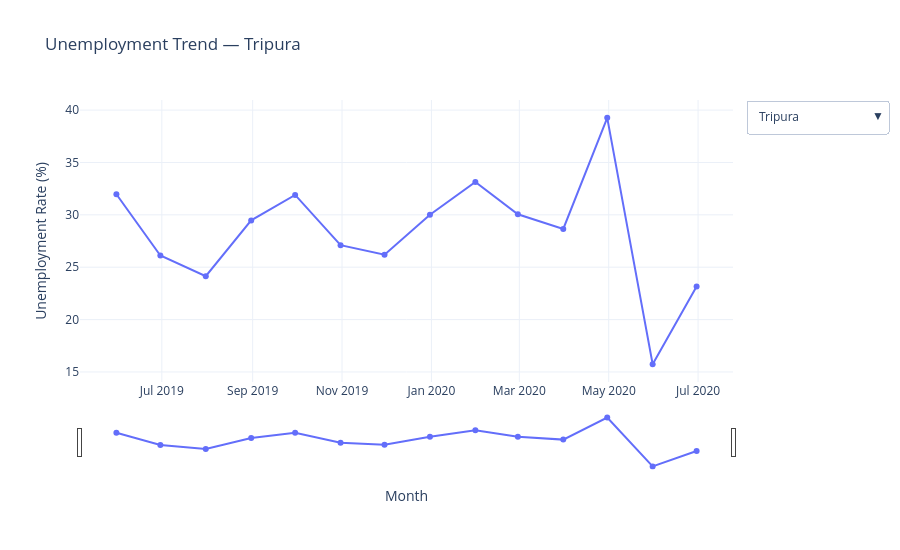

The cell this chart's notebook holds for it:
### Markdown cell above
## 10. Interactive State Trend Explorer

### Purpose
The national average can hide regional differences. This dropdown chart allows the reader to select one state and inspect its unemployment path through time.

Instead of creating many separate static charts, one interactive figure supports targeted exploration.

### Code cell
states_sorted = (
    df.groupby("State")["Unemployment_Rate"]
      .mean()
      .sort_values(ascending=False)
      .index.tolist())

fig = go.Figure()
for state in states_sorted:
    temp = (
        df[df["State"] == state]
        .groupby("Date", as_index=False)["Unemployment_Rate"]
        .mean()
        .sort_values("Date"))
    fig.add_trace(
        go.Scatter(
            x=temp["Date"],
            y=temp["Unemployment_Rate"],
            mode="lines+markers",
            name=state,
            visible=False,
            hovertemplate=f"{state}<br>%{{x|%b %Y}}<br>Unemployment: %{{y:.2f}}%<extra></extra>" ) )

fig.data[0].visible = True

buttons = []
for i, state in enumerate(states_sorted):
    visibility = [False] * len(states_sorted)
    visibility[i] = True
    buttons.append(
        dict(
            label=state,
            method="update",
            args=[
                {"visible": visibility},
                {"title": f"Unemployment Trend — {state}"} ]  ))

fig.update_layout(
    title=f"Unemployment Trend — {states_sorted[0]}",
    template="plotly_white",
    height=550,
    xaxis=dict(title="Month", rangeslider=dict(visible=True)),
    yaxis_title="Unemployment Rate (%)",
    updatemenus=[dict(
        buttons=buttons,
        direction="down",
        showactive=True,
        x=1.02,
        xanchor="left",
        y=1,
        yanchor="top" )] )
fig.show()

### Figure 1 — Plotly figure (JSON) as saved in the notebook; plotly's stock layout.template omitted (floating-point values rounded to 4 significant figures)
{"data": [{"hovertemplate": "Tripura<br>%{x|%b %Y}<br>Unemployment: %{y:.2f}%<extra></extra>", "mode": "lines+markers", "name": "Tripura", "type": "scatter", "visible": true, "x": ["2019-05-31T00:00:00.000000", "2019-06-30T00:00:00.000000", "2019-07-31T00:00:00.000000", "2019-08-31T00:00:00.000000", "2019-09-30T00:00:00.000000", "2019-10-31T00:00:00.000000", "2019-11-30T00:00:00.000000", "2019-12-31T00:00:00.000000", "2020-01-31T00:00:00.000000", "2020-02-29T00:00:00.000000", "2020-03-31T00:00:00.000000", "2020-04-30T00:00:00.000000", "2020-05-31T00:00:00.000000", "2020-06-30T00:00:00.000000"], "y": [31.97, 26.12, 24.14, 29.47, 31.9, 27.11, 26.2, 30.0, 33.14, 30.05, 28.65, 39.26, 15.75, 23.16]}, {"hovertemplate": "Haryana<br>%{x|%b %Y}<br>Unemployment: %{y:.2f}%<extra></extra>", "mode": "lines+markers", "name": "Haryana", "type": "scatter", "visible": false, "x": ["2019-05-31T00:00:00.000000", "2019-06-30T00:00:00.000000", "2019-07-31T00:00:00.000000", "2019-08-31T00:00:00.000000", "2019-09-30T00:00:00.000000", "2019-10-31T00:00:00.000000", "2019-11-30T00:00:00.000000", "2019-12-31T00:00:00.000000", "2020-01-31T00:00:00.000000", "2020-02-29T00:00:00.000000", "2020-03-31T00:00:00.000000", "2020-04-30T00:00:00.000000", "2020-05-31T00:00:00.000000", "2020-06-30T00:00:00.000000"], "y": [19.61, 21.75, 20.84, 27.57, 21.6, 22.61, 21.82, 26.6, 21.73, 25.24, 25.53, 44.25, 36.34, 32.49]}, {"hovertemplate": "Jharkhand<br>%{x|%b %Y}<br>Unemployment: %{y:.2f}%<extra></extra>", "mode": "lines+markers", "name": "Jharkhand", "type": "scatter", "visible": false, "x": ["2019-05-31T00:00:00.000000", "2019-06-30T00:00:00.000000", "2019-07-31T00:00:00.000000", "2019-08-31T00:00:00.000000", "2019-09-30T00:00:00.000000", "2019-10-31T00:00:00.000000", "2019-11-30T00:00:00.000000", "2019-12-31T00:00:00.000000", "2020-01-31T00:00:00.000000", "2020-02-29T00:00:00.000000", "2020-03-31T00:00:00.000000", "2020-04-30T00:00:00.000000", "2020-05-31T00:00:00.000000", "2020-06-30T00:00:00.000000"], "y": [12.17, 14.49, 12.82, 16.16, 14.14, 12.81, 12.71, 18.58, 14.56, 14.37, 10.7, 51.6, 62.64, 20.45]}, {"hovertemplate": "Bihar<br>%{x|%b %Y}<br>Unemployment: %{y:.2f}%<extra></extra>", "mode": "lines+markers", "name": "Bihar", "type": "scatter", "visible": false, "x": ["2019-05-31T00:00:00.000000", "2019-06-30T00:00:00.000000", "2019-07-31T00:00:00.000000", "2019-08-31T00:00:00.000000", "2019-09-30T00:00:00.000000", "2019-10-31T00:00:00.000000", "2019-11-30T00:00:00.000000", "2019-12-31T00:00:00.000000", "2020-01-31T00:00:00.000000", "2020-02-29T00:00:00.000000", "2020-03-31T00:00:00.000000", "2020-04-30T00:00:00.000000", "2020-05-31T00:00:00.000000", "2020-06-30T00:00:00.000000"], "y": [14.58, 11.74, 14.93, 14.33, 14.66, 13.27, 15.01, 12.54, 14.91, 12.36, 15.56, 51.93, 42.56, 16.47]}, {"hovertemplate": "Himachal Pradesh<br>%{x|%b %Y}<br>Unemployment: %{y:.2f}%<extra></extra>", "mode": "lines+markers", "name": "Himachal Pradesh", "type": "scatter", "visible": false, "x": ["2019-05-31T00:00:00.000000", "2019-06-30T00:00:00.000000", "2019-07-31T00:00:00.000000", "2019-08-31T00:00:00.000000", "2019-09-30T00:00:00.000000", "2019-10-31T00:00:00.000000", "2019-11-30T00:00:00.000000", "2019-12-31T00:00:00.000000", "2020-01-31T00:00:00.000000", "2020-02-29T00:00:00.000000", "2020-03-31T00:00:00.000000", "2020-04-30T00:00:00.000000", "2020-05-31T00:00:00.000000", "2020-06-30T00:00:00.000000"], "y": [12.28, 16.43, 21.05, 21.52, 13.99, 19.79, 25.06, 22.39, 17.41, 21.36, 22.08, 2.415, 37.82, 5.965]}, {"hovertemplate": "Delhi<br>%{x|%b %Y}<br>Unemployment: %{y:.2f}%<extra></extra>", "mode": "lines+markers", "name": "Delhi", "type": "scatter", "visible": false, "x": ["2019-05-31T00:00:00.000000", "2019-06-30T00:00:00.000000", "2019-07-31T00:00:00.000000", "2019-08-31T00:00:00.000000", "2019-09-30T00:00:00.000000", "2019-10-31T00:00:00.000000", "2019-11-30T00:00:00.000000", "2019-12-31T00:00:00.000000", "2020-01-31T00:00:00.000000", "2020-02-29T00:00:00.000000", "2020-03-31T00:00:00.000000", "2020-04-30T00:00:00.000000", "2020-05-31T00:00:00.000000", "2020-06-30T00:00:00.000000"], "y": [12.44, 11.04, 12.88, 15.35, 16.55, 14.12, 13.61, 14.02, 17.96, 14.34, 16.13, 18.6, 34.27, 19.62]}, {"hovertemplate": "Jammu & Kashmir<br>%{x|%b %Y}<br>Unemployment: %{y:.2f}%<extra></extra>", "mode": "lines+markers", "name": "Jammu & Kashmir", "type": "scatter", "visible": false, "x": ["2019-05-31T00:00:00.000000", "2019-06-30T00:00:00.000000", "2019-07-31T00:00:00.000000", "2019-08-31T00:00:00.000000", "2019-10-31T00:00:00.000000", "2019-11-30T00:00:00.000000", "2019-12-31T00:00:00.000000", "2020-01-31T00:00:00.000000", "2020-02-29T00:00:00.000000", "2020-03-31T00:00:00.000000", "2020-05-31T00:00:00.000000", "2020-06-30T00:00:00.000000"], "y": [17.91, 15.98, 17.61, 11.32, 21.66, 14.51, 7.02, 20.37, 20.55, 15.14, 7.59, 18.97]}, {"hovertemplate": "Chandigarh<br>%{x|%b %Y}<br>Unemployment: %{y:.2f}%<extra></extra>", "mode": "lines+markers", "name": "Chandigarh", "type": "scatter", "visible": false, "x": ["2019-05-31T00:00:00.000000", "2019-06-30T00:00:00.000000", "2019-07-31T00:00:00.000000", "2019-08-31T00:00:00.000000", "2019-09-30T00:00:00.000000", "2019-10-31T00:00:00.000000", "2019-11-30T00:00:00.000000", "2019-12-31T00:00:00.000000", "2020-01-31T00:00:00.000000", "2020-02-29T00:00:00.000000", "2020-03-31T00:00:00.000000", "2020-06-30T00:00:00.000000"], "y": [18.35, 12.4, 21.8, 9.52, 20.14, 13.99, 22.05, 8.33, 20.0, 16.67, 21.43, 7.22]}, {"hovertemplate": "Rajasthan<br>%{x|%b %Y}<br>Unemployment: %{y:.2f}%<extra></extra>", "mode": "lines+markers", "name": "Rajasthan", "type": "scatter", "visible": false, "x": ["2019-05-31T00:00:00.000000", "2019-06-30T00:00:00.000000", "2019-07-31T00:00:00.000000", "2019-08-31T00:00:00.000000", "2019-09-30T00:00:00.000000", "2019-10-31T00:00:00.000000", "2019-11-30T00:00:00.000000", "2019-12-31T00:00:00.000000", "2020-01-31T00:00:00.000000", "2020-02-29T00:00:00.000000", "2020-03-31T00:00:00.000000", "2020-04-30T00:00:00.000000", "2020-05-31T00:00:00.000000", "2020-06-30T00:00:00.000000"], "y": [8.825, 14.03, 10.68, 13.61, 9.04, 13.84, 12.39, 16.0, 13.41, 15.75, 14.0, 23.89, 17.9, 13.45]}, {"hovertemplate": "Uttar Pradesh<br>%{x|%b %Y}<br>Unemployment: %{y:.2f}%<extra></extra>", "mode": "lines+markers", "name": "Uttar Pradesh", "type": "scatter", "visible": false, "x": ["2019-05-31T00:00:00.000000", "2019-06-30T00:00:00.000000", "2019-07-31T00:00:00.000000", "2019-08-31T00:00:00.000000", "2019-09-30T00:00:00.000000", "2019-10-31T00:00:00.000000", "2019-11-30T00:00:00.000000", "2019-12-31T00:00:00.000000", "2020-01-31T00:00:00.000000", "2020-02-29T00:00:00.000000", "2020-03-31T00:00:00.000000", "2020-04-30T00:00:00.000000", "2020-05-31T00:00:00.000000", "2020-06-30T00:00:00.000000"], "y": [12.33, 11.38, 10.5, 13.1, 10.02, 10.27, 9.125, 10.4, 9.2, 9.885, 10.84, 23.43, 24.48, 10.78]}, {"hovertemplate": "Punjab<br>%{x|%b %Y}<br>Unemployment: %{y:.2f}%<extra></extra>", "mode": "lines+markers", "name": "Punjab", "type": "scatter", "visible": false, "x": ["2019-05-31T00:00:00.000000", "2019-06-30T00:00:00.000000", "2019-07-31T00:00:00.000000", "2019-08-31T00:00:00.000000", "2019-09-30T00:00:00.000000", "2019-10-31T00:00:00.000000", "2019-11-30T00:00:00.000000", "2019-12-31T00:00:00.000000", "2020-01-31T00:00:00.000000", "2020-02-29T00:00:00.000000", "2020-03-31T00:00:00.000000", "2020-04-30T00:00:00.000000", "2020-05-31T00:00:00.000000", "2020-06-30T00:00:00.000000"], "y": [11.33, 12.69, 10.62, 9.34, 12.14, 13.16, 8.73, 9.05, 11.68, 11.2, 10.24, 2.41, 30.57, 15.28]}, {"hovertemplate": "Puducherry<br>%{x|%b %Y}<br>Unemployment: %{y:.2f}%<extra></extra>", "mode": "lines+markers", "name": "Puducherry", "type": "scatter", "visible": false, "x": ["2019-05-31T00:00:00.000000", "2019-06-30T00:00:00.000000", "2019-07-31T00:00:00.000000", "2019-08-31T00:00:00.000000", "2019-09-30T00:00:00.000000", "2019-10-31T00:00:00.000000", "2019-11-30T00:00:00.000000", "2019-12-31T00:00:00.000000", "2020-01-31T00:00:00.000000", "2020-02-29T00:00:00.000000", "2020-03-31T00:00:00.000000", "2020-04-30T00:00:00.000000", "2020-05-31T00:00:00.000000", "2020-06-30T00:00:00.000000"], "y": [0.625, 0.0, 0.0, 6.9, 0.61, 1.175, 0.685, 3.6, 0.575, 1.76, 1.465, 75.62, 75.0, 4.55]}, {"hovertemplate": "Kerala<br>%{x|%b %Y}<br>Unemployment: %{y:.2f}%<extra></extra>", "mode": "lines+markers", "name": "Kerala", "type": "scatter", "visible": false, "x": ["2019-05-31T00:00:00.000000", "2019-06-30T00:00:00.000000", "2019-07-31T00:00:00.000000", "2019-08-31T00:00:00.000000", "2019-09-30T00:00:00.000000", "2019-10-31T00:00:00.000000", "2019-11-30T00:00:00.000000", "2019-12-31T00:00:00.000000", "2020-01-31T00:00:00.000000", "2020-02-29T00:00:00.000000", "2020-03-31T00:00:00.000000", "2020-04-30T00:00:00.000000", "2020-05-31T00:00:00.000000", "2020-06-30T00:00:00.000000"], "y": [6.37, 7.835, 6.265, 9.005, 5.435, 7.245, 5.855, 9.04, 5.38, 7.495, 8.995, 16.07, 26.83, 19.91]}, {"hovertemplate": "Tamil Nadu<br>%{x|%b %Y}<br>Unemployment: %{y:.2f}%<extra></extra>", "mode": "lines+markers", "name": "Tamil Nadu", "type": "scatter", "visible": false, "x": ["2019-05-31T00:00:00.000000", "2019-06-30T00:00:00.000000", "2019-07-31T00:00:00.000000", "2019-08-31T00:00:00.000000", "2019-09-30T00:00:00.000000", "2019-10-31T00:00:00.000000", "2019-11-30T00:00:00.000000", "2019-12-31T00:00:00.000000", "2020-01-31T00:00:00.000000", "2020-02-29T00:00:00.000000", "2020-03-31T00:00:00.000000", "2020-04-30T00:00:00.000000", "2020-05-31T00:00:00.000000", "2020-06-30T00:00:00.000000"], "y": [0.93, 1.24, 4.595, 6.22, 1.785, 1.295, 2.555, 5.89, 1.615, 2.24, 6.41, 49.37, 32.34, 13.49]}, {"hovertemplate": "Goa<br>%{x|%b %Y}<br>Unemployment: %{y:.2f}%<extra></extra>", "mode": "lines+markers", "name": "Goa", "type": "scatter", "visible": false, "x": ["2019-05-31T00:00:00.000000", "2019-06-30T00:00:00.000000", "2019-07-31T00:00:00.000000", "2019-08-31T00:00:00.000000", "2019-09-30T00:00:00.000000", "2019-10-31T00:00:00.000000", "2019-11-30T00:00:00.000000", "2019-12-31T00:00:00.000000", "2020-01-31T00:00:00.000000", "2020-02-29T00:00:00.000000", "2020-03-31T00:00:00.000000", "2020-04-30T00:00:00.000000", "2020-05-31T00:00:00.000000"], "y": [2.83, 9.39, 11.63, 3.44, 3.385, 9.76, 24.45, 9.88, 8.15, 2.155, 4.76, 13.84, 20.0]}, {"hovertemplate": "Chhattisgarh<br>%{x|%b %Y}<br>Unemployment: %{y:.2f}%<extra></extra>", "mode": "lines+markers", "name": "Chhattisgarh", "type": "scatter", "visible": false, "x": ["2019-05-31T00:00:00.000000", "2019-06-30T00:00:00.000000", "2019-07-31T00:00:00.000000", "2019-08-31T00:00:00.000000", "2019-09-30T00:00:00.000000", "2019-10-31T00:00:00.000000", "2019-11-30T00:00:00.000000", "2019-12-31T00:00:00.000000", "2020-01-31T00:00:00.000000", "2020-02-29T00:00:00.000000", "2020-03-31T00:00:00.000000", "2020-04-30T00:00:00.000000", "2020-05-31T00:00:00.000000", "2020-06-30T00:00:00.000000"], "y": [9.795, 9.265, 6.355, 5.465, 8.895, 8.615, 5.545, 4.84, 9.45, 8.84, 7.76, 10.06, 15.87, 18.61]}, {"hovertemplate": "West Bengal<br>%{x|%b %Y}<br>Unemployment: %{y:.2f}%<extra></extra>", "mode": "lines+markers", "name": "West Bengal", "type": "scatter", "visible": false, "x": ["2019-05-31T00:00:00.000000", "2019-06-30T00:00:00.000000", "2019-07-31T00:00:00.000000", "2019-08-31T00:00:00.000000", "2019-09-30T00:00:00.000000", "2019-10-31T00:00:00.000000", "2019-11-30T00:00:00.000000", "2019-12-31T00:00:00.000000", "2020-01-31T00:00:00.000000", "2020-02-29T00:00:00.000000", "2020-03-31T00:00:00.000000", "2020-04-30T00:00:00.000000", "2020-05-31T00:00:00.000000", "2020-06-30T00:00:00.000000"], "y": [6.635, 6.615, 6.765, 6.425, 6.525, 7.305, 6.22, 6.515, 7.03, 5.665, 6.845, 16.98, 16.82, 7.4]}, {"hovertemplate": "Telangana<br>%{x|%b %Y}<br>Unemployment: %{y:.2f}%<extra></extra>", "mode": "lines+markers", "name": "Telangana", "type": "scatter", "visible": false, "x": ["2019-05-31T00:00:00.000000", "2019-06-30T00:00:00.000000", "2019-07-31T00:00:00.000000", "2019-08-31T00:00:00.000000", "2019-09-30T00:00:00.000000", "2019-10-31T00:00:00.000000", "2019-11-30T00:00:00.000000", "2019-12-31T00:00:00.000000", "2020-01-31T00:00:00.000000", "2020-02-29T00:00:00.000000", "2020-03-31T00:00:00.000000", "2020-04-30T00:00:00.000000", "2020-05-31T00:00:00.000000", "2020-06-30T00:00:00.000000"], "y": [1.875, 3.675, 3.09, 2.795, 5.84, 7.015, 5.85, 2.785, 5.755, 7.88, 5.865, 7.505, 35.29, 13.11]}, {"hovertemplate": "Maharashtra<br>%{x|%b %Y}<br>Unemployment: %{y:.2f}%<extra></extra>", "mode": "lines+markers", "name": "Maharashtra", "type": "scatter", "visible": false, "x": ["2019-05-31T00:00:00.000000", "2019-06-30T00:00:00.000000", "2019-07-31T00:00:00.000000", "2019-08-31T00:00:00.000000", "2019-09-30T00:00:00.000000", "2019-10-31T00:00:00.000000", "2019-11-30T00:00:00.000000", "2019-12-31T00:00:00.000000", "2020-01-31T00:00:00.000000", "2020-02-29T00:00:00.000000", "2020-03-31T00:00:00.000000", "2020-04-30T00:00:00.000000", "2020-05-31T00:00:00.000000", "2020-06-30T00:00:00.000000"], "y": [4.875, 5.4, 5.005, 5.665, 6.0, 5.66, 5.64, 5.43, 5.235, 4.79, 5.86, 20.14, 16.41, 9.705]}, {"hovertemplate": "Andhra Pradesh<br>%{x|%b %Y}<br>Unemployment: %{y:.2f}%<extra></extra>", "mode": "lines+markers", "name": "Andhra Pradesh", "type": "scatter", "visible": false, "x": ["2019-05-31T00:00:00.000000", "2019-06-30T00:00:00.000000", "2019-07-31T00:00:00.000000", "2019-08-31T00:00:00.000000", "2019-09-30T00:00:00.000000", "2019-10-31T00:00:00.000000", "2019-11-30T00:00:00.000000", "2019-12-31T00:00:00.000000", "2020-01-31T00:00:00.000000", "2020-02-29T00:00:00.000000", "2020-03-31T00:00:00.000000", "2020-04-30T00:00:00.000000", "2020-05-31T00:00:00.000000", "2020-06-30T00:00:00.000000"], "y": [4.87, 3.425, 4.695, 3.965, 5.59, 4.11, 5.83, 6.13, 5.975, 5.785, 6.97, 24.29, 19.69, 3.355]}, {"hovertemplate": "Madhya Pradesh<br>%{x|%b %Y}<br>Unemployment: %{y:.2f}%<extra></extra>", "mode": "lines+markers", "name": "Madhya Pradesh", "type": "scatter", "visible": false, "x": ["2019-05-31T00:00:00.000000", "2019-06-30T00:00:00.000000", "2019-07-31T00:00:00.000000", "2019-08-31T00:00:00.000000", "2019-09-30T00:00:00.000000", "2019-10-31T00:00:00.000000", "2019-11-30T00:00:00.000000", "2019-12-31T00:00:00.000000", "2020-01-31T00:00:00.000000", "2020-02-29T00:00:00.000000", "2020-03-31T00:00:00.000000", "2020-04-30T00:00:00.000000", "2020-05-31T00:00:00.000000", "2020-06-30T00:00:00.000000"], "y": [3.77, 5.315, 5.65, 5.88, 5.04, 3.69, 4.39, 4.57, 4.415, 4.69, 2.995, 12.22, 31.48, 9.59]}, {"hovertemplate": "Sikkim<br>%{x|%b %Y}<br>Unemployment: %{y:.2f}%<extra></extra>", "mode": "lines+markers", "name": "Sikkim", "type": "scatter", "visible": false, "x": ["2019-05-31T00:00:00.000000", "2019-06-30T00:00:00.000000", "2019-07-31T00:00:00.000000", "2019-08-31T00:00:00.000000", "2019-09-30T00:00:00.000000", "2019-10-31T00:00:00.000000", "2019-11-30T00:00:00.000000", "2019-12-31T00:00:00.000000", "2020-03-31T00:00:00.000000", "2020-04-30T00:00:00.000000", "2020-05-31T00:00:00.000000", "2020-06-30T00:00:00.000000"], "y": [8.2, 7.76, 2.56, 4.82, 4.81, 7.58, 8.575, 4.185, 20.45, 2.885, 19.75, 4.22]}, {"hovertemplate": "Karnataka<br>%{x|%b %Y}<br>Unemployment: %{y:.2f}%<extra></extra>", "mode": "lines+markers", "name": "Karnataka", "type": "scatter", "visible": false, "x": ["2019-05-31T00:00:00.000000", "2019-06-30T00:00:00.000000", "2019-07-31T00:00:00.000000", "2019-08-31T00:00:00.000000", "2019-09-30T00:00:00.000000", "2019-10-31T00:00:00.000000", "2019-11-30T00:00:00.000000", "2019-12-31T00:00:00.000000", "2020-01-31T00:00:00.000000", "2020-02-29T00:00:00.000000", "2020-03-31T00:00:00.000000", "2020-04-30T00:00:00.000000", "2020-05-31T00:00:00.000000", "2020-06-30T00:00:00.000000"], "y": [6.01, 5.49, 1.405, 0.82, 3.385, 5.5, 2.315, 0.985, 2.94, 3.495, 3.655, 29.15, 19.8, 8.52]}, {"hovertemplate": "Gujarat<br>%{x|%b %Y}<br>Unemployment: %{y:.2f}%<extra></extra>", "mode": "lines+markers", "name": "Gujarat", "type": "scatter", "visible": false, "x": ["2019-05-31T00:00:00.000000", "2019-06-30T00:00:00.000000", "2019-07-31T00:00:00.000000", "2019-08-31T00:00:00.000000", "2019-09-30T00:00:00.000000", "2019-10-31T00:00:00.000000", "2019-11-30T00:00:00.000000", "2019-12-31T00:00:00.000000", "2020-01-31T00:00:00.000000", "2020-02-29T00:00:00.000000", "2020-03-31T00:00:00.000000", "2020-04-30T00:00:00.000000", "2020-05-31T00:00:00.000000", "2020-06-30T00:00:00.000000"], "y": [3.485, 5.54, 4.865, 3.95, 6.125, 5.18, 6.105, 4.585, 5.585, 6.34, 6.49, 18.97, 13.1, 2.975]}, {"hovertemplate": "Uttarakhand<br>%{x|%b %Y}<br>Unemployment: %{y:.2f}%<extra></extra>", "mode": "lines+markers", "name": "Uttarakhand", "type": "scatter", "visible": false, "x": ["2019-05-31T00:00:00.000000", "2019-06-30T00:00:00.000000", "2019-07-31T00:00:00.000000", "2019-08-31T00:00:00.000000", "2019-09-30T00:00:00.000000", "2019-10-31T00:00:00.000000", "2019-11-30T00:00:00.000000", "2019-12-31T00:00:00.000000", "2020-01-31T00:00:00.000000", "2020-02-29T00:00:00.000000", "2020-03-31T00:00:00.000000", "2020-04-30T00:00:00.000000", "2020-05-31T00:00:00.000000", "2020-06-30T00:00:00.000000"], "y": [5.4, 4.67, 6.34, 6.77, 6.545, 4.775, 5.95, 5.955, 6.545, 5.065, 8.15, 8.42, 10.46, 7.895]}, {"hovertemplate": "Assam<br>%{x|%b %Y}<br>Unemployment: %{y:.2f}%<extra></extra>", "mode": "lines+markers", "name": "Assam", "type": "scatter", "visible": false, "x": ["2019-05-31T00:00:00.000000", "2019-06-30T00:00:00.000000", "2019-07-31T00:00:00.000000", "2019-08-31T00:00:00.000000", "2019-09-30T00:00:00.000000", "2019-10-31T00:00:00.000000", "2019-11-30T00:00:00.000000", "2019-12-31T00:00:00.000000", "2020-01-31T00:00:00.000000", "2020-02-29T00:00:00.000000", "2020-03-31T00:00:00.000000", "2020-04-30T00:00:00.000000", "2020-05-31T00:00:00.000000", "2020-06-30T00:00:00.000000"], "y": [6.08, 7.485, 3.735, 8.09, 6.86, 7.91, 5.485, 5.02, 5.765, 6.62, 7.055, 8.37, 10.07, 1.71]}, {"hovertemplate": "Odisha<br>%{x|%b %Y}<br>Unemployment: %{y:.2f}%<extra></extra>", "mode": "lines+markers", "name": "Odisha", "type": "scatter", "visible": false, "x": ["2019-05-31T00:00:00.000000", "2019-06-30T00:00:00.000000", "2019-07-31T00:00:00.000000", "2019-08-31T00:00:00.000000", "2019-09-30T00:00:00.000000", "2019-10-31T00:00:00.000000", "2019-11-30T00:00:00.000000", "2019-12-31T00:00:00.000000", "2020-01-31T00:00:00.000000", "2020-02-29T00:00:00.000000", "2020-03-31T00:00:00.000000", "2020-04-30T00:00:00.000000", "2020-05-31T00:00:00.000000", "2020-06-30T00:00:00.000000"], "y": [3.56, 3.67, 2.545, 3.59, 4.045, 4.39, 3.475, 4.015, 2.045, 2.75, 9.525, 22.49, 9.725, 3.385]}, {"hovertemplate": "Meghalaya<br>%{x|%b %Y}<br>Unemployment: %{y:.2f}%<extra></extra>", "mode": "lines+markers", "name": "Meghalaya", "type": "scatter", "visible": false, "x": ["2019-05-31T00:00:00.000000", "2019-06-30T00:00:00.000000", "2019-07-31T00:00:00.000000", "2019-08-31T00:00:00.000000", "2019-09-30T00:00:00.000000", "2019-10-31T00:00:00.000000", "2019-11-30T00:00:00.000000", "2019-12-31T00:00:00.000000", "2020-01-31T00:00:00.000000", "2020-02-29T00:00:00.000000", "2020-03-31T00:00:00.000000", "2020-04-30T00:00:00.000000", "2020-05-31T00:00:00.000000", "2020-06-30T00:00:00.000000"], "y": [5.78, 6.445, 2.73, 3.16, 2.77, 5.45, 2.26, 3.505, 2.865, 5.065, 2.04, 12.89, 9.155, 1.35]}], "layout": {"height": 550, "title": {"text": "Unemployment Trend — Tripura"}, "updatemenus": [{"buttons": [{"args": [{"visible": [true, false, false, false, false, false, false, false, false, false, false, false, false, false, false, false, false, false, false, false, false, false, false, false, false, false, false, false]}, {"title": "Unemployment Trend — Tripura"}], "label": "Tripura", "method": "update"}, {"args": [{"visible": [false, true, false, false, false, false, false, false, false, false, false, false, false, false, false, false, false, false, false, false, false, false, false, false, false, false, false, false]}, {"title": "Unemployment Trend — Haryana"}], "label": "Haryana", "method": "update"}, {"args": [{"visible": [false, false, true, false, false, false, false, false, false, false, false, false, false, false, false, false, false, false, false, false, false, false, false, false, false, false, false, false]}, {"title": "Unemployment Trend — Jharkhand"}], "label": "Jharkhand", "method": "update"}, {"args": [{"visible": [false, false, false, true, false, false, false, false, false, false, false, false, false, false, false, false, false, false, false, false, false, false, false, false, false, false, false, false]}, {"title": "Unemployment Trend — Bihar"}], "label": "Bihar", "method": "update"}, {"args": [{"visible": [false, false, false, false, true, false, false, false, false, false, false, false, false, false, false, false, false, false, false, false, false, false, false, false, false, false, false, false]}, {"title": "Unemployment Trend — Himachal Pradesh"}], "label": "Himachal Pradesh", "method": "update"}, {"args": [{"visible": [false, false, false, false, false, true, false, false, false, false, false, false, false, false, false, false, false, false, false, false, false, false, false, false, false, false, false, false]}, {"title": "Unemployment Trend — Delhi"}], "label": "Delhi", "method": "update"}, {"args": [{"visible": [false, false, false, false, false, false, true, false, false, false, false, false, false, false, false, false, false, false, false, false, false, false, false, false, false, false, false, false]}, {"title": "Unemployment Trend — Jammu & Kashmir"}], "label": "Jammu & Kashmir", "method": "update"}, {"args": [{"visible": [false, false, false, false, false, false, false, true, false, false, false, false, false, false, false, false, false, false, false, false, false, false, false, false, false, false, false, false]}, {"title": "Unemployment Trend — Chandigarh"}], "label": "Chandigarh", "method": "update"}, {"args": [{"visible": [false, false, false, false, false, false, false, false, true, false, false, false, false, false, false, false, false, false, false, false, false, false, false, false, false, false, false, false]}, {"title": "Unemployment Trend — Rajasthan"}], "label": "Rajasthan", "method": "update"}, {"args": [{"visible": [false, false, false, false, false, false, false, false, false, true, false, false, false, false, false, false, false, false, false, false, false, false, false, false, false, false, false, false]}, {"title": "Unemployment Trend — Uttar Pradesh"}], "label": "Uttar Pradesh", "method": "update"}, {"args": [{"visible": [false, false, false, false, false, false, false, false, false, false, true, false, false, false, false, false, false, false, false, false, false, false, false, false, false, false, false, false]}, {"title": "Unemployment Trend — Punjab"}], "label": "Punjab", "method": "update"}, {"args": [{"visible": [false, false, false, false, false, false, false, false, false, false, false, true, false, false, false, false, false, false, false, false, false, false, false, false, false, false, false, false]}, {"title": "Unemployment Trend — Puducherry"}], "label": "Puducherry", "method": "update"}, {"args": [{"visible": [false, false, false, false, false, false, false, false, false, false, false, false, true, false, false, false, false, false, false, false, false, false, false, false, false, false, false, false]}, {"title": "Unemployment Trend — Kerala"}], "label": "Kerala", "method": "update"}, {"args": [{"visible": [false, false, false, false, false, false, false, false, false, false, false, false, false, true, false, false, false, false, false, false, false, false, false, false, false, false, false, false]}, {"title": "Unemployment Trend — Tamil Nadu"}], "label": "Tamil Nadu", "method": "update"}, {"args": [{"visible": [false, false, false, false, false, false, false, false, false, false, false, false, false, false, true, false, false, false, false, false, false, false, false, false, false, false, false, false]}, {"title": "Unemployment Trend — Goa"}], "label": "Goa", "method": "update"}, {"args": [{"visible": [false, false, false, false, false, false, false, false, false, false, false, false, false, false, false, true, false, false, false, false, false, false, false, false, false, false, false, false]}, {"title": "Unemployment Trend — Chhattisgarh"}], "label": "Chhattisgarh", "method": "update"}, {"args": [{"visible": [false, false, false, false, false, false, false, false, false, false, false, false, false, false, false, false, true, false, false, false, false, false, false, false, false, false, false, false]}, {"title": "Unemployment Trend — West Bengal"}], "label": "West Bengal", "method": "update"}, {"args": [{"visible": [false, false, false, false, false, false, false, false, false, false, false, false, false, false, false, false, false, true, false, false, false, false, false, false, false, false, false, false]}, {"title": "Unemployment Trend — Telangana"}], "label": "Telangana", "method": "update"}, {"args": [{"visible": [false, false, false, false, false, false, false, false, false, false, false, false, false, false, false, false, false, false, true, false, false, false, false, false, false, false, false, false]}, {"title": "Unemployment Trend — Maharashtra"}], "label": "Maharashtra", "method": "update"}, {"args": [{"visible": [false, false, false, false, false, false, false, false, false, false, false, false, false, false, false, false, false, false, false, true, false, false, false, false, false, false, false, false]}, {"title": "Unemployment Trend — Andhra Pradesh"}], "label": "Andhra Pradesh", "method": "update"}, {"args": [{"visible": [false, false, false, false, false, false, false, false, false, false, false, false, false, false, false, false, false, false, false, false, true, false, false, false, false, false, false, false]}, {"title": "Unemployment Trend — Madhya Pradesh"}], "label": "Madhya Pradesh", "method": "update"}, {"args": [{"visible": [false, false, false, false, false, false, false, false, false, false, false, false, false, false, false, false, false, false, false, false, false, true, false, false, false, false, false, false]}, {"title": "Unemployment Trend — Sikkim"}], "label": "Sikkim", "method": "update"}, {"args": [{"visible": [false, false, false, false, false, false, false, false, false, false, false, false, false, false, false, false, false, false, false, false, false, false, true, false, false, false, false, false]}, {"title": "Unemployment Trend — Karnataka"}], "label": "Karnataka", "method": "update"}, {"args": [{"visible": [false, false, false, false, false, false, false, false, false, false, false, false, false, false, false, false, false, false, false, false, false, false, false, true, false, false, false, false]}, {"title": "Unemployment Trend — Gujarat"}], "label": "Gujarat", "method": "update"}, {"args": [{"visible": [false, false, false, false, false, false, false, false, false, false, false, false, false, false, false, false, false, false, false, false, false, false, false, false, true, false, false, false]}, {"title": "Unemployment Trend — Uttarakhand"}], "label": "Uttarakhand", "method": "update"}, {"args": [{"visible": [false, false, false, false, false, false, false, false, false, false, false, false, false, false, false, false, false, false, false, false, false, false, false, false, false, true, false, false]}, {"title": "Unemployment Trend — Assam"}], "label": "Assam", "method": "update"}, {"args": [{"visible": [false, false, false, false, false, false, false, false, false, false, false, false, false, false, false, false, false, false, false, false, false, false, false, false, false, false, true, false]}, {"title": "Unemployment Trend — Odisha"}], "label": "Odisha", "method": "update"}, {"args": [{"visible": [false, false, false, false, false, false, false, false, false, false, false, false, false, false, false, false, false, false, false, false, false, false, false, false, false, false, false, true]}, {"title": "Unemployment Trend — Meghalaya"}], "label": "Meghalaya", "method": "update"}], "direction": "down", "showactive": true, "x": 1.02, "xanchor": "left", "y": 1, "yanchor": "top"}], "xaxis": {"rangeslider": {"visible": true}, "title": {"text": "Month"}}, "yaxis": {"title": {"text": "Unemployment Rate (%)"}}}}
